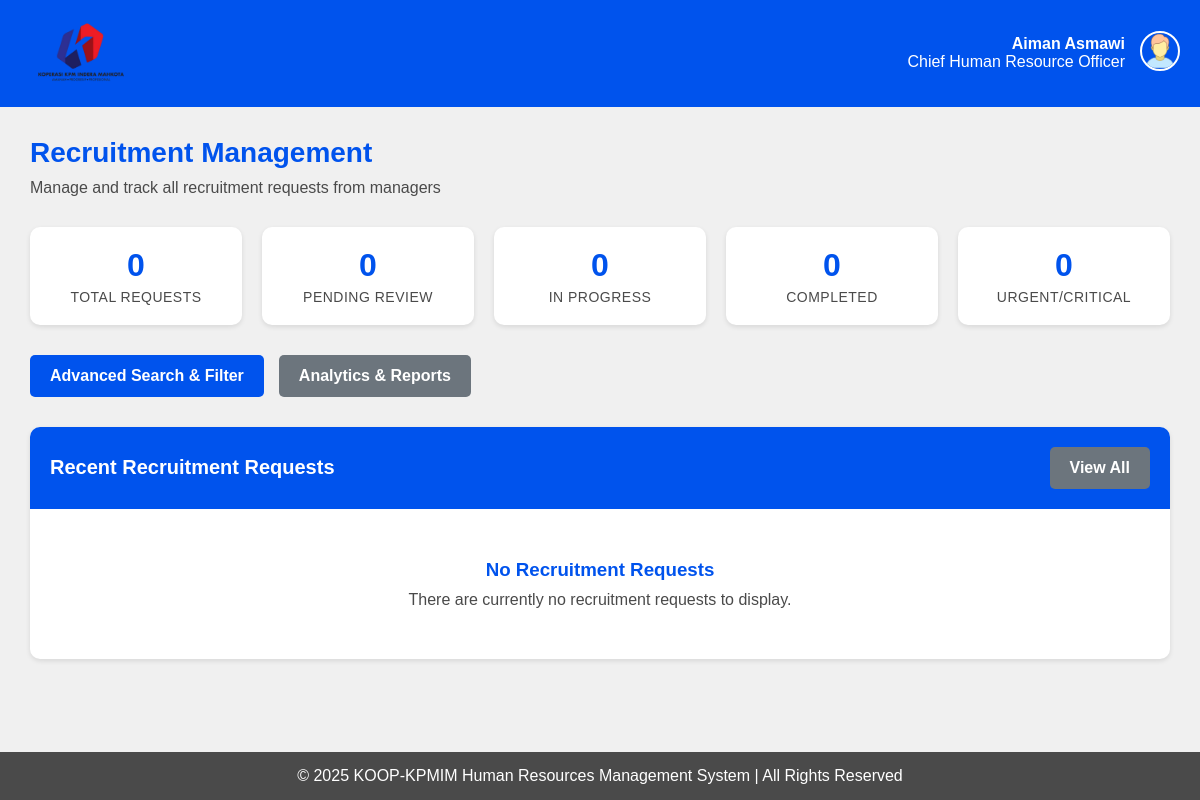
The page /hr/recruitment/ (signed in) on the database as committed earlier.
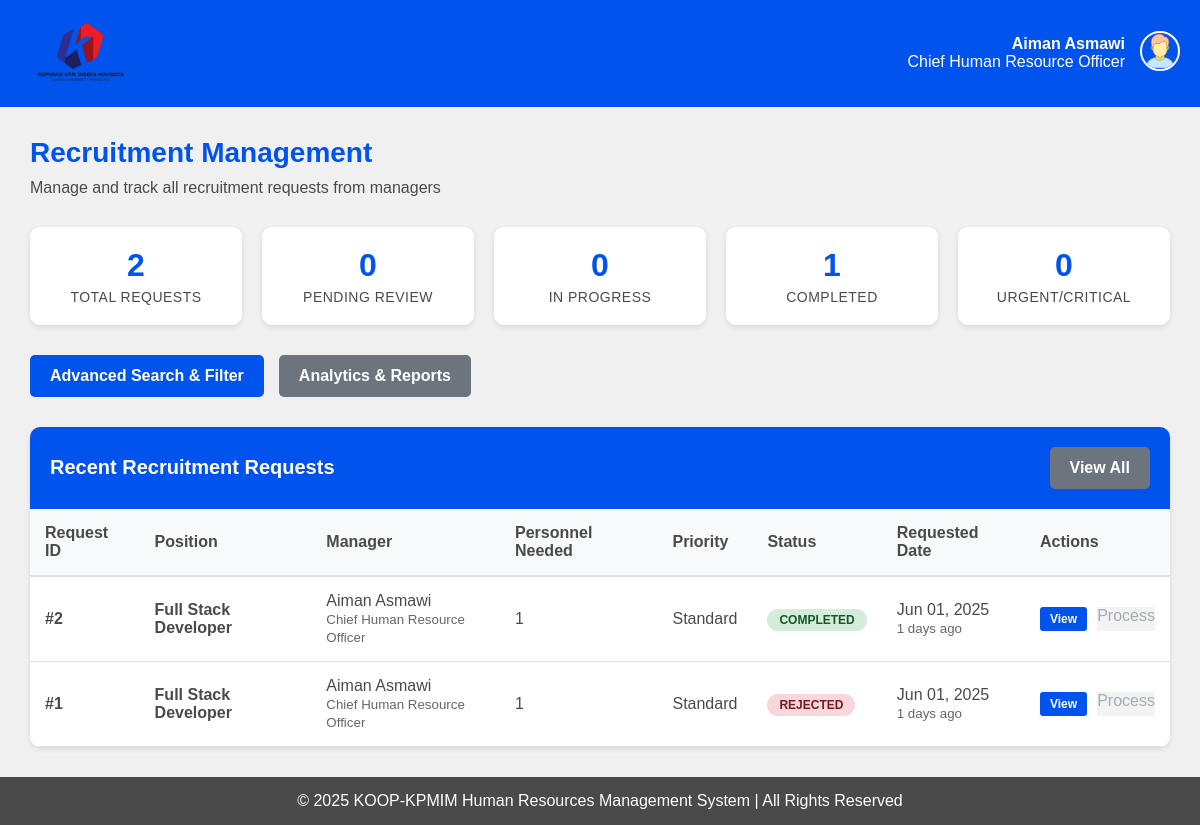
The same page on the database as committed later.
### HRMS/models.py (models this page shows, shortened)
class HR(models.Model):
    id = models.TextField(primary_key=True)
    password = models.TextField(default='')
    staffid = models.ForeignKey(STAFF, on_delete=models.CASCADE, default='')

class STAFF(models.Model):
    id = models.TextField(primary_key=True, max_length=12)
    name = models.TextField(default='')
    position = models.TextField(default='')
    phone = models.TextField(default='')
    email = models.EmailField(default='')
    password = models.TextField(default='')
    STATUS = [
        ('',''),
        ('Married','married'),
        ('Single','single'),
    ]
    status = models.TextField(choices=STATUS, default='')
    GENDER = [
        ('',''),
        ('Male', 'male'),
        ('Female', 'female'),
    ]
    gender = models.TextField(choices=GENDER, default='')
    date_of_birth = models.DateField()
    bank_number = models.TextField(default='')
    emergency_contact = models.TextField(default='')

class RECRUITMENT(models.Model):
    id = models.AutoField(primary_key=True)
    position = models.TextField(default='')
    reason = models.TextField(default='')
    total_personnel = models.IntegerField(default=1)
    STATUS_CHOICES = [
        ('Pending', 'pending'),
        ('Under Review', 'under_review'),
        ('Approved', 'approved'),
        ('In Progress', 'in_progress'),
        ('Completed', 'completed'),
        ('Rejected', 'rejected'),
        ('On Hold', 'on_hold'),
        ('More Info Needed', 'more_info_needed'),
    ]
    status = models.TextField(choices=STATUS_CHOICES, default='Pending')
    PRIORITY_CHOICES = [
        ('Low', 'low'),
        ('Standard', 'standard'),
        ('High', 'high'),
        ('Urgent', 'urgent'),
        ('Critical', 'critical'),
    ]
    priority = models.TextField(choices=PRIORITY_CHOICES, default='Standard')
    requested_date = models.DateTimeField(auto_now_add=True, null=True, blank=True)
    target_start_date = models.DateField(null=True, blank=True)
    expected_completion_date = models.DateField(null=True, blank=True)
    TIMELINE_CHOICES = [
        ('1-2 weeks', '1-2 weeks'),
        ('2-4 weeks', '2-4 weeks'),
        ('1-2 months', '1-2 months'),
        ('2-3 months', '2-3 months'),
        ('3+ months', '3+ months'),
    ]
    expected_timeline = models.TextField(choices=TIMELINE_CHOICES, default='2-4 weeks')
    job_description = models.TextField(blank=True, default='')
    required_qualifications = models.TextField(blank=True, default='')
    preferred_qualifications = models.TextField(blank=True, default='')
    salary_range_min = models.DecimalField(max_digits=10, decimal_places=2, null=True, blank=True)
    salary_range_max = models.DecimalField(max_digits=10, decimal_places=2, null=True, blank=True)
    EMPLOYMENT_TYPE_CHOICES = [
        ('Full-time', 'full_time'),
        ('Part-time', 'part_time'),
        ('Contract', 'contract'),
        ('Temporary', 'temporary'),
        ('Internship', 'internship'),
    ]
    employment_type = models.TextField(choices=EMPLOYMENT_TYPE_CHOICES, default='Full-time')
    department = models.TextField(blank=True, default='')
    work_location = models.TextField(blank=True, default='')
    REMOTE_WORK_CHOICES = [
        ('On-site', 'on_site'),
        ('Remote', 'remote'),
        ('Hybrid', 'hybrid'),
    ]
    remote_work_option = models.TextField(choices=REMOTE_WORK_CHOICES, default='On-site')
    business_justification = models.TextField(blank=True, default='')
    budget_allocated = models.DecimalField(max_digits=12, decimal_places=2, null=True, blank=True)
    JUSTIFICATION_TYPE_CHOICES = [
        ('New Position', 'new_position'),
        ('Replacement', 'replacement'),
        ('Expansion', 'expansion'),
        ('Temporary Cover', 'temporary_cover'),
        ('Project Based', 'project_based'),
    ]
    justification_type = models.TextField(choices=JUSTIFICATION_TYPE_CHOICES, default='New Position')
    managerid = models.ForeignKey('MANAGER', on_delete=models.CASCADE)
    assigned_hr = models.ForeignKey('HR', on_delete=models.SET_NULL, null=True, blank=True)
    last_updated = models.DateTimeField(auto_now=True)
    updated_by = models.ForeignKey('HR', on_delete=models.SET_NULL, null=True, blank=True, related_name='recruitment_updates')
    is_confidential = models.BooleanField(default=False)
    external_posting_allowed = models.BooleanField(default=True)
    @property
    def days_since_request(self):
        return (timezone.now().date() - self.requested_date.date()).days
    @property
    def is_urgent(self):
        return self.priority in ['Urgent', 'Critical'] or self.days_since_request > 30
    class Meta:
        ordering = ['-requested_date']
        verbose_name = 'Recruitment Request'
        verbose_name_plural = 'Recruitment Requests'

class MANAGER(models.Model):
    id = models.TextField(primary_key=True)
    password = models.TextField(default='')
    staffid = models.ForeignKey(STAFF, on_delete=models.CASCADE)

### HRMS/views.py (the view)
# urls.py: path('hr/recruitment/', views.recruitment_list, name='hr_recruitment'),
def recruitment_list(request):
    if not request.session.get('user_type') == 'hr':
        request.session.flush()
        messages.error(request, "You do not have permission to view this page. Please login again")
        return redirect('login')
    try:
        hr_id = request.session.get('user_id')
        hr = HR.objects.get(id=hr_id)
        total_requests = RECRUITMENT.objects.count()
        pending_count = RECRUITMENT.objects.filter(status='Pending').count()
        in_progress_count = RECRUITMENT.objects.filter(status__in=['Under Review', 'In Progress', 'Approved']).count()
        completed_count = RECRUITMENT.objects.filter(status='Completed').count()
        urgent_count = RECRUITMENT.objects.filter(priority__in=['Urgent', 'Critical']).count()
        recruitment_requests = RECRUITMENT.objects.select_related(
            'managerid__staffid'
        ).order_by('-requested_date')[:10]
        paginator = Paginator(recruitment_requests, 10)
        page_number = request.GET.get('page', 1)
        recruitment_requests = paginator.get_page(page_number)
        context = {
            'hr': hr,
            'recruitment_requests': recruitment_requests,
            'total_requests': total_requests,
            'pending_count': pending_count,
            'in_progress_count': in_progress_count,
            'completed_count': completed_count,
            'urgent_count': urgent_count,
        }
        return render(request, 'hr/recruitment.html', context)
    except HR.DoesNotExist:
        messages.error(request, "HR user not found. Please login again")
        return redirect('login')
    except Exception as e:
        messages.error(request, f"An error occurred: {str(e)}")
        return redirect('hrmenu')

### HRMS/templates/hr/recruitment.html (shortened to what this page needs)
{% load static %}
<!DOCTYPE html>
<html lang="en">
<head>
</head>
<body>
    <header>
        <a href="{% url 'hrmenu' %}">
            <img src="{% static 'img/logo.png' %}" alt="KOOP-KPMIM Logo" class="logo">
        </a>
        <div class="header-right">
            <div class="user-info">
                <div><strong>{{ hr.staffid.name }}</strong></div>
                <div>{{ hr.staffid.position }}</div>
            </div>
            <div class="user-dropdown">
                <img src="{% static 'img/user.png' %}" alt="User Profile" class="user-image" onclick="toggleDropdown()">
            </div>
        </div>
    </header>
    <main>
        <h1>Recruitment Management</h1>
        <p class="page-subtitle">Manage and track all recruitment requests from managers</p>
        <div class="stats-container">
            <div class="stat-card">
                <div class="stat-number">{{ total_requests }}</div>
                <div class="stat-label">Total Requests</div>
            </div>
            <div class="stat-card">
                <div class="stat-number">{{ pending_count }}</div>
                <div class="stat-label">Pending Review</div>
            </div>
            <div class="stat-card">
                <div class="stat-number">{{ in_progress_count }}</div>
                <div class="stat-label">In Progress</div>
            </div>
            <div class="stat-card">
                <div class="stat-number">{{ completed_count }}</div>
                <div class="stat-label">Completed</div>
            </div>
            <div class="stat-card">
                <div class="stat-number">{{ urgent_count }}</div>
                <div class="stat-label">Urgent/Critical</div>
            </div>
        </div>
        <div class="action-buttons">
            <a href="{% url 'hr_recruitment_search' %}" class="btn btn-primary">
                Advanced Search & Filter
            </a>
            <a href="{% url 'recruitment_analytics' %}" class="btn btn-secondary">
                Analytics & Reports
            </a>
        </div>
        <div class="requests-section">
            <div class="section-header">
                <h2 class="section-title">Recent Recruitment Requests</h2>
                <a href="{% url 'hr_recruitment_search' %}" class="btn btn-secondary" style="margin: 0;">View All</a>
            </div>
            {% if recruitment_requests %}
            <div class="table-container">
                <table>
                    <thead>
                        <tr>
                            <th>Request ID</th>
                            <th>Position</th>
                            <th>Manager</th>
                            <th>Personnel Needed</th>
                            <th>Priority</th>
                            <th>Status</th>
                            <th>Requested Date</th>
                            <th>Actions</th>
                        </tr>
                    </thead>
                    <tbody>
                        {% for request in recruitment_requests %}
                        <tr>
                            <td><strong>#{{ request.id }}</strong></td>
                            <td>
                                <strong>{{ request.position }}</strong>
                            </td>
                            <td>
                                {{ request.managerid.staffid.name }}<br>
                                <small style="color: #666;">{{ request.managerid.staffid.position }}</small>
                            </td>
                            <td>{{ request.total_personnel }}</td>
                            <td>
                                <span class="{% if request.priority == 'High' %}priority-high{% elif request.priority == 'Urgent' %}priority-urgent{% elif request.priority == 'Critical' %}priority-critical{% endif %}">
                                    {{ request.priority }}
                                </span>
                            </td>
                            <td>
                                <span class="status-badge {% if request.status == 'Pending' %}status-pending{% elif request.status == 'Approved' %}status-approved{% elif request.status == 'Rejected' %}status-rejected{% elif request.status == 'Completed' %}status-completed{% else %}status-in-progress{% endif %}">
                                    {{ request.status }}
                                </span>
                            </td>
                            <td>
                                {{ request.requested_date|date:"M d, Y" }}<br>
                                <small style="color: #666;">{{ request.days_since_request }} days ago</small>
                            </td>
                            <td>
                                <div class="action-links">
                                    <a href="{% url 'hr_recruitment_details' request.id %}" class="btn-view">View</a>
                                    {% if request.status == 'Completed' or request.status == 'Rejected' %}
                                        <span class="btn-process disabled" title="Cannot process {{ request.status|lower }} requests">Process</span>
                                    {% else %}
                                        <a href="{% url 'hr_recruitment_process' request.id %}" class="btn-process">Process</a>
                                    {% endif %}
                                </div>
                            </td>
                        </tr>
                        {% endfor %}
                    </tbody>
                </table>
            </div>
            {% else %}
            <div class="empty-state">
                <h3>No Recruitment Requests</h3>
                <p>There are currently no recruitment requests to display.</p>
            </div>
            {% endif %}
        </div>
    </main>
    <footer>
        <p>&copy; 2025 KOOP-KPMIM Human Resources Management System | All Rights Reserved</p>
    </footer>
</body>
</html>

### HRMS/templates/hr/recruitment.html (style rules this page uses)
:root { --primary-color: #F0F0F0; --secondary-color: #0053ED; --accent-color: #E90000; --text-color: #4A4A4A; }
* { margin: 0; padding: 0; box-sizing: border-box; font-family: Arial, sans-serif; }
body { background-color: var(--primary-color); color: var(--text-color); min-height: 100vh; display: flex; flex-direction: column; }
header { background-color: var(--secondary-color); color: white; padding: 20px; display: flex; justify-content: space-between; align-items: center; }
.logo { width: 120px; height: auto; }
.header-right { display: flex; align-items: center; }
.user-info { margin-right: 15px; text-align: right; }
.user-dropdown { position: relative; display: inline-block; }
.user-image { width: 40px; height: 40px; border-radius: 50%; cursor: pointer; border: 2px solid white; }
main { flex: 1; padding: 30px; max-width: 1400px; margin: 0 auto; width: 100%; }
h1 { color: var(--secondary-color); margin-bottom: 10px; font-size: 28px; }
.page-subtitle { color: var(--text-color); margin-bottom: 30px; font-size: 16px; }
.stats-container { display: grid; grid-template-columns: repeat(auto-fit, minmax(200px, 1fr)); gap: 20px; margin-bottom: 30px; }
.stat-card { background: white; border-radius: 10px; padding: 20px; box-shadow: 0 2px 5px rgba(0,0,0,0.1); text-align: center; transition: transform 0.2s; }
.stat-number { font-size: 32px; font-weight: bold; color: var(--secondary-color); margin-bottom: 5px; }
.stat-label { font-size: 14px; color: var(--text-color); text-transform: uppercase; letter-spacing: 0.5px; }
.action-buttons { display: flex; gap: 15px; margin-bottom: 30px; flex-wrap: wrap; }
.btn { padding: 12px 20px; border: none; border-radius: 5px; cursor: pointer; text-decoration: none; font-weight: bold; transition: all 0.2s; display: inline-flex; align-items: center; gap: 8px; }
.btn-primary { background-color: var(--secondary-color); color: white; }
.btn-secondary { background-color: #6c757d; color: white; }
.requests-section { background: white; border-radius: 10px; box-shadow: 0 2px 5px rgba(0,0,0,0.1); overflow: hidden; }
.section-header { background-color: var(--secondary-color); color: white; padding: 20px; display: flex; justify-content: space-between; align-items: center; }
.section-title { font-size: 20px; font-weight: bold; }
.table-container { overflow-x: auto; }
table { width: 100%; border-collapse: collapse; }
th { background-color: #f8f9fa; padding: 15px; text-align: left; font-weight: bold; color: var(--text-color); border-bottom: 2px solid #dee2e6; }
td { padding: 15px; border-bottom: 1px solid #dee2e6; }
.status-badge { padding: 4px 12px; border-radius: 20px; font-size: 12px; font-weight: bold; text-transform: uppercase; }
.status-rejected { background-color: #f8d7da; color: #721c24; }
.status-completed { background-color: #d4edda; color: #155724; }
.action-links { display: flex; gap: 10px; }
.action-links a { padding: 5px 10px; border-radius: 3px; text-decoration: none; font-size: 12px; font-weight: bold; transition: all 0.2s; }
.btn-view { background-color: var(--secondary-color); color: white; }
.btn-process { background-color: #28a745; color: white; }
.btn-process.disabled { background-color: #e9ecef; color: #6c757d; cursor: not-allowed; opacity: 0.6; pointer-events: none; }
footer { background-color: var(--text-color); color: white; text-align: center; padding: 15px; margin-top: auto; }

Rows that differ between the two databases and show on the page:
added RECRUITMENT: id "2", position "Full Stack Developer", managerid.staffid.name "Aiman Asmawi", managerid.staffid.position "Chief Human Resource Officer", total_personnel "1", priority "Standard", status "COMPLETED", requested_date "Jun 01, 2025", days_since_request "1"
added RECRUITMENT: id "1", position "Full Stack Developer", managerid.staffid.name "Aiman Asmawi", managerid.staffid.position "Chief Human Resource Officer", total_personnel "1", priority "Standard", status "REJECTED", requested_date "Jun 01, 2025", days_since_request "1"
Other text that changed with them:
{{ total_requests }}: "0" → "2"
{{ completed_count }}: "0" → "1"
text no longer shown: "No Recruitment Requests There are currently no recruitment requests to display."
text now shown: "Request ID Position Manager Personnel Needed Priority Status Requested Date Actions"
